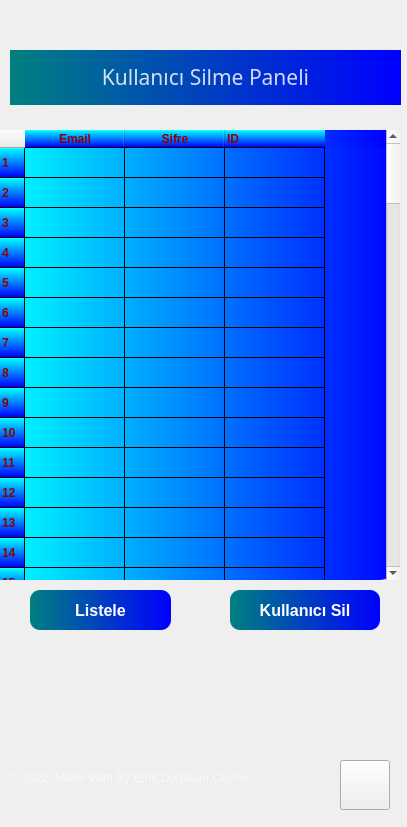
<?xml version="1.0" encoding="UTF-8"?>
<ui version="4.0">
 <class>Form</class>
 <widget class="QWidget" name="Form">
  <property name="geometry">
   <rect>
    <x>0</x>
    <y>0</y>
    <width>407</width>
    <height>827</height>
   </rect>
  </property>
  <property name="windowTitle">
   <string>Form</string>
  </property>
  <property name="styleSheet">
   <string notr="true"/>
  </property>
  <widget class="QWidget" name="widget" native="true">
   <property name="geometry">
    <rect>
     <x>-30</x>
     <y>-30</y>
     <width>450</width>
     <height>900</height>
    </rect>
   </property>
   <property name="maximumSize">
    <size>
     <width>1000</width>
     <height>1000</height>
    </size>
   </property>
   <property name="styleSheet">
    <string notr="true">QPushButton#pushButton{	
	background-color: qlineargradient(spread:pad, x1:0, y1:0.505682, x2:1, y2:0.477, stop:0 rgba(20, 47, 78, 219), stop:1 rgba(85, 98, 112, 226));
	color:rgba(255, 255, 255, 210);
	border-radius:5px;
}
QPushButton#pushButton:hover{	
	background-color: qlineargradient(spread:pad, x1:0, y1:0.505682, x2:1, y2:0.477, stop:0 rgba(40, 67, 98, 219), stop:1 rgba(105, 118, 132, 226));
}
QPushButton#pushButton:pressed{	
	padding-left:5px;
	padding-top:5px;
	background-color:rgba(105, 118, 132, 200);
}

QPushButton#pushButton_2, #pushButton_3, #pushButton_4, #pushButton_5{	
	background-color: rgba(0, 0, 0, 0);
	color:rgba(85, 98, 112, 255);
}
QPushButton#pushButton_2:hover, #pushButton_3:hover, #pushButton_4:hover, #pushButton_5:hover{	
	color:rgba(155, 168, 182, 220);
}
QPushButton#pushButton_2:pressed, #pushButton_3:pressed, #pushButton_4:pressed, #pushButton_5:pressed{	
	padding-left:5px;
	padding-top:5px;
	color:rgba(115, 128, 142, 255);
}</string>
   </property>
   <widget class="QLabel" name="label">
    <property name="geometry">
     <rect>
      <x>10</x>
      <y>20</y>
      <width>450</width>
      <height>867</height>
     </rect>
    </property>
    <property name="font">
     <font>
      <kerning>true</kerning>
     </font>
    </property>
    <property name="styleSheet">
     <string notr="true">border-image: url(:/images/Images/background.png);
border-radius:20px;</string>
    </property>
    <property name="text">
     <string/>
    </property>
   </widget>
   <widget class="QLabel" name="label_5">
    <property name="geometry">
     <rect>
      <x>40</x>
      <y>780</y>
      <width>280</width>
      <height>55</height>
     </rect>
    </property>
    <property name="font">
     <font>
      <family>Arial</family>
     </font>
    </property>
    <property name="styleSheet">
     <string notr="true">color:rgba(255, 255, 255, 140);</string>
    </property>
    <property name="text">
     <string>© 2022, Made With By Emir,Doğukan,Ceyhun...</string>
    </property>
   </widget>
   <widget class="QPushButton" name="btn_sil">
    <property name="geometry">
     <rect>
      <x>260</x>
      <y>620</y>
      <width>150</width>
      <height>40</height>
     </rect>
    </property>
    <property name="font">
     <font>
      <family>Tahoma</family>
      <pointsize>12</pointsize>
      <weight>75</weight>
      <italic>false</italic>
      <bold>true</bold>
     </font>
    </property>
    <property name="focusPolicy">
     <enum>Qt::ClickFocus</enum>
    </property>
    <property name="styleSheet">
     <string notr="true">QPushButton {
font: 75 12pt &quot;Tahoma&quot;;
font-weight: bold;
color: white;
background-color: qlineargradient(spread:pad, x1:0, y1:0, x2:1, y2:0, stop:0 rgb(0, 128, 128), stop:1 rgb(0, 0, 255));
border-radius:10px;
}
QPushButton:hover {
background-color: qlineargradient(spread:pad, x1:0, y1:0, x2:1, y2:0, stop:0 rgb(0, 0, 255), stop:1 rgb(0,128,128));
}
QPushButton:pressed {
background-color:rgb(82, 142, 191);
}</string>
    </property>
    <property name="text">
     <string>Kullanıcı Sil</string>
    </property>
    <property name="icon">
     <iconset>
      <normaloff>Images/Icon/silikon.png</normaloff>Images/Icon/silikon.png</iconset>
    </property>
   </widget>
   <widget class="QPushButton" name="btn_goster">
    <property name="geometry">
     <rect>
      <x>60</x>
      <y>620</y>
      <width>141</width>
      <height>40</height>
     </rect>
    </property>
    <property name="font">
     <font>
      <family>Tahoma</family>
      <pointsize>12</pointsize>
      <weight>75</weight>
      <italic>false</italic>
      <bold>true</bold>
     </font>
    </property>
    <property name="focusPolicy">
     <enum>Qt::ClickFocus</enum>
    </property>
    <property name="whatsThis">
     <string>&lt;html&gt;&lt;head/&gt;&lt;body&gt;&lt;p align=&quot;center&quot;&gt;&lt;br/&gt;&lt;/p&gt;&lt;/body&gt;&lt;/html&gt;</string>
    </property>
    <property name="layoutDirection">
     <enum>Qt::LeftToRight</enum>
    </property>
    <property name="styleSheet">
     <string notr="true">QPushButton {
font: 75 12pt &quot;Tahoma&quot;;
font-weight: bold;
color: white;
background-color: qlineargradient(spread:pad, x1:0, y1:0, x2:1, y2:0, stop:0 rgb(0, 128, 128), stop:1 rgb(0, 0, 255));
border-radius:10px;
}
QPushButton:hover {
background-color: qlineargradient(spread:pad, x1:0, y1:0, x2:1, y2:0, stop:0 rgb(0, 0, 255), stop:1 rgb(0,128,128));
}
QPushButton:pressed {
qlineargradient(spread:pad, x1:0, y1:0, x2:1, y2:0, stop:0 rgb(0, 255, 255), stop:1 rgb(0, 128, 128));
}</string>
    </property>
    <property name="text">
     <string>Listele</string>
    </property>
    <property name="icon">
     <iconset>
      <normaloff>Images/Icon/listeleikon.png</normaloff>Images/Icon/listeleikon.png</iconset>
    </property>
    <property name="checkable">
     <bool>false</bool>
    </property>
    <property name="checked">
     <bool>false</bool>
    </property>
    <property name="flat">
     <bool>false</bool>
    </property>
   </widget>
   <widget class="QTableWidget" name="table">
    <property name="geometry">
     <rect>
      <x>30</x>
      <y>160</y>
      <width>400</width>
      <height>450</height>
     </rect>
    </property>
    <property name="styleSheet">
     <string notr="true">font: 75 10pt &quot;Microsoft YaHei UI&quot;;
font-weight: bold;
color: darkred;
background-color: qlineargradient(spread:pad, x1:0, y1:0, x2:1, y2:0, stop:0 rgb(0,255,255), stop:1 rgb(0, 0, 255));
border-style: solid;
border-radius:21px;</string>
    </property>
    <property name="rowCount">
     <number>100</number>
    </property>
    <property name="columnCount">
     <number>3</number>
    </property>
    <row/>
    <row/>
    <row/>
    <row/>
    <row/>
    <row/>
    <row/>
    <row/>
    <row/>
    <row/>
    <row/>
    <row/>
    <row/>
    <row/>
    <row/>
    <row/>
    <row/>
    <row/>
    <row/>
    <row/>
    <row/>
    <row/>
    <row/>
    <row/>
    <row/>
    <row/>
    <row/>
    <row/>
    <row/>
    <row/>
    <row/>
    <row/>
    <row/>
    <row/>
    <row/>
    <row/>
    <row/>
    <row/>
    <row/>
    <row/>
    <row/>
    <row/>
    <row/>
    <row/>
    <row/>
    <row/>
    <row/>
    <row/>
    <row/>
    <row/>
    <row/>
    <row/>
    <row/>
    <row/>
    <row/>
    <row/>
    <row/>
    <row/>
    <row/>
    <row/>
    <row/>
    <row/>
    <row/>
    <row/>
    <row/>
    <row/>
    <row/>
    <row/>
    <row/>
    <row/>
    <row/>
    <row/>
    <row/>
    <row/>
    <row/>
    <row/>
    <row/>
    <row/>
    <row/>
    <row/>
    <row/>
    <row/>
    <row/>
    <row/>
    <row/>
    <row/>
    <row/>
    <row/>
    <row/>
    <row/>
    <row/>
    <row/>
    <row/>
    <row/>
    <row/>
    <row/>
    <row/>
    <row/>
    <row/>
    <row/>
    <column>
     <property name="text">
      <string>Email</string>
     </property>
     <property name="icon">
      <iconset>
       <normaloff>Images/Icon/mailikon.png</normaloff>Images/Icon/mailikon.png</iconset>
     </property>
    </column>
    <column>
     <property name="text">
      <string>Şifre</string>
     </property>
     <property name="icon">
      <iconset>
       <normaloff>Images/Icon/sifreikon.png</normaloff>Images/Icon/sifreikon.png</iconset>
     </property>
    </column>
    <column>
     <property name="text">
      <string>ID</string>
     </property>
     <property name="textAlignment">
      <set>AlignJustify|AlignVCenter</set>
     </property>
     <property name="icon">
      <iconset>
       <normaloff>Images/Icon/IDikon.png</normaloff>Images/Icon/IDikon.png</iconset>
     </property>
    </column>
   </widget>
   <widget class="QLabel" name="lbl_login_3">
    <property name="geometry">
     <rect>
      <x>40</x>
      <y>80</y>
      <width>391</width>
      <height>55</height>
     </rect>
    </property>
    <property name="maximumSize">
     <size>
      <width>1000</width>
      <height>1000</height>
     </size>
    </property>
    <property name="font">
     <font>
      <family>Arial Rounded MT Bold</family>
      <pointsize>16</pointsize>
      <weight>50</weight>
      <bold>false</bold>
     </font>
    </property>
    <property name="styleSheet">
     <string notr="true">color:rgba(255, 255, 255, 210);px:25;
background-color: qlineargradient(spread:pad, x1:0, y1:0, x2:1, y2:0, stop:0 rgb(0, 128, 128), stop:1 rgb(0, 0, 255));</string>
    </property>
    <property name="text">
     <string>&lt;html&gt;&lt;head/&gt;&lt;body&gt;&lt;p align=&quot;center&quot;&gt;Kullanıcı Silme Paneli&lt;/p&gt;&lt;/body&gt;&lt;/html&gt;</string>
    </property>
   </widget>
   <widget class="QPushButton" name="btn_geri">
    <property name="geometry">
     <rect>
      <x>370</x>
      <y>790</y>
      <width>50</width>
      <height>50</height>
     </rect>
    </property>
    <property name="font">
     <font>
      <pointsize>11</pointsize>
      <weight>50</weight>
      <bold>false</bold>
      <underline>false</underline>
     </font>
    </property>
    <property name="cursor">
     <cursorShape>BusyCursor</cursorShape>
    </property>
    <property name="styleSheet">
     <string notr="true">border-image:url(:/images/Images/Icon/geri.png)</string>
    </property>
    <property name="text">
     <string/>
    </property>
   </widget>
  </widget>
 </widget>
 <resources>
  <include location="res.qrc"/>
 </resources>
 <connections/>
</ui>
